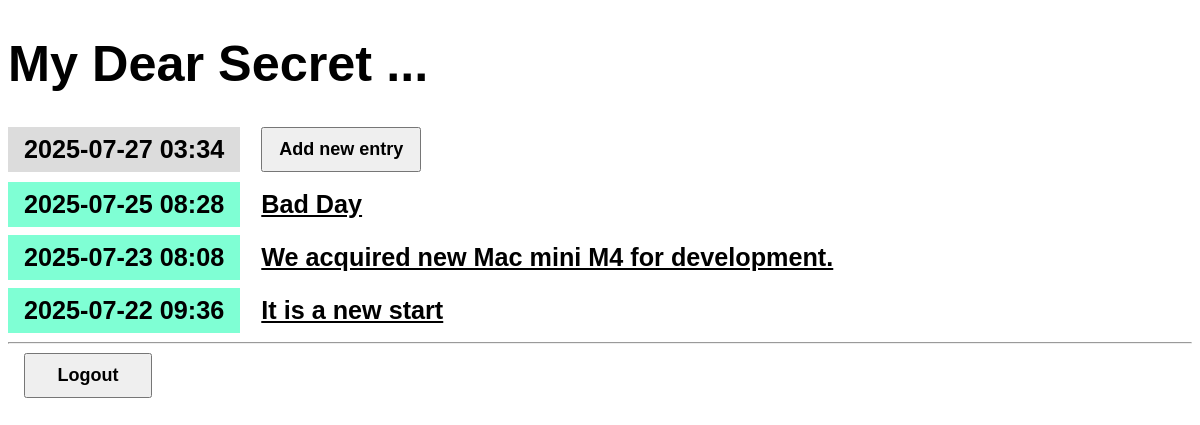
Before: / (signed in) with the older database file.
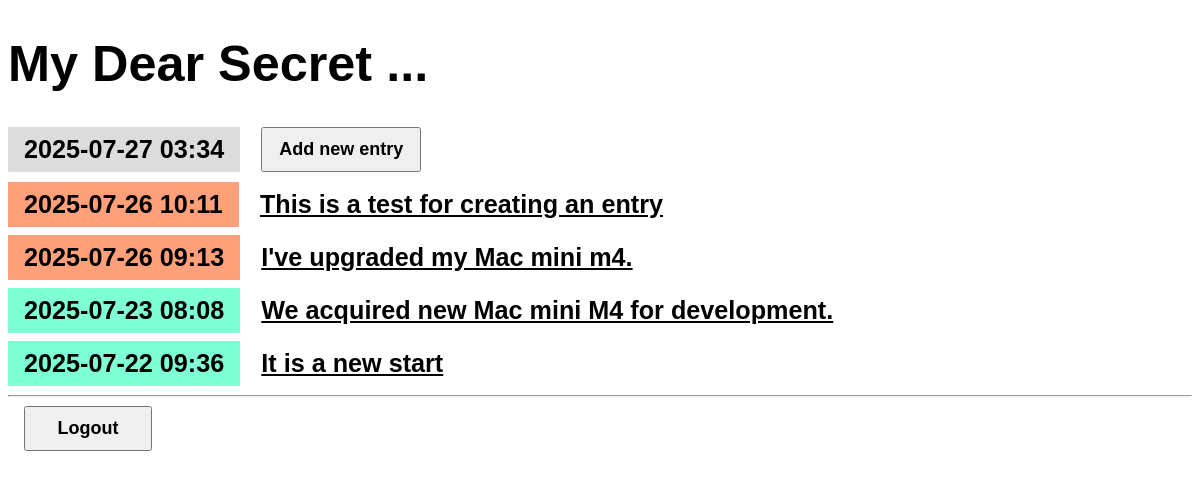
After: the same page with the newer database file.
### entries/models.py (models this page shows, shortened)
class Entry(models.Model):
    title = models.CharField(max_length = 200)
    content = models.TextField()
    date_created = models.DateTimeField(default=timezone.now)
    class Meta:
        verbose_name_plural = "Entries"

### entries/views.py (the view)
class EntryListView(LockedView,ListView):
    model = Entry
    queryset = Entry.objects.all().order_by("-date_created")

### entries/templates/entries/entry_list.html
{% extends "entries/base.html" %}
{% block content %}
<article>
    <h2 class="mark">{% now "Y-m-d H:i" %} </h2>
    <a href="{% url 'entry-create' %}"><button>Add new entry</button></a>
</article>
    {% for entry in entry_list %}
        <article>
            <h2 class="{{ entry.date_created|date:'l' }}">
                {{ entry.date_created|date:'Y-m-d H:i' }}
            </h2>
            <h3>
                <a href="{% url 'entry-detail' entry.id %}">
                    {{ entry.title }}
                </a>
            </h3>
        </article>
    {% endfor %}
{% endblock content %}

### entries/templates/entries/base.html (shortened to what this page needs)
{% load static %}
<!DOCTYPE html>
<html lang="en">
    <head>
        <link rel="stylesheet" href="{% static 'css/diary.css' %}">
    </head>
    <body>
        <h1><a href="/">My Dear Secret ...</a></h1>
        {% block content %}{% endblock content %}
        <hr>
        <form method="post" action="{% url 'admin:logout' %}">
            <input type="submit" value="Logout" />
        </form>
    </body>
</html>

### entries/static/css/diary.css (style rules this page uses)
* { box-sizing: border-box; }
body { font-family: sans-serif; font-size: 18px; }
a { color: inherit; }
h1 { font-size: 2.8em; }
h1 a { text-decoration: none; }
h2, h3 { font-size: 1.4em; margin: 0; display: inline-block; padding: 0.5rem 1rem; vertical-align: top; }
h2 { background-color: aquamarine; }
.mark { background-color: gainsboro; }
article { margin-bottom: 0.5rem; }
button, textarea, input { font-size: inherit; min-height: 2.5em; padding: 0 1rem; }
button, input[type="submit"] { margin: 0 1rem 2px 1rem; cursor: pointer; font-weight: bold; min-width: 8rem; }
.Saturday, .Sunday { background-color: lightsalmon; }

Changed rows visible on the page:
removed Entry: date_created "2025-07-25 08:28", title "Bad Day"
added Entry: date_created "2025-07-26 10:11", title "This is a test for creating an entry"
added Entry: date_created "2025-07-26 09:13", title "I've upgraded my Mac mini m4."
